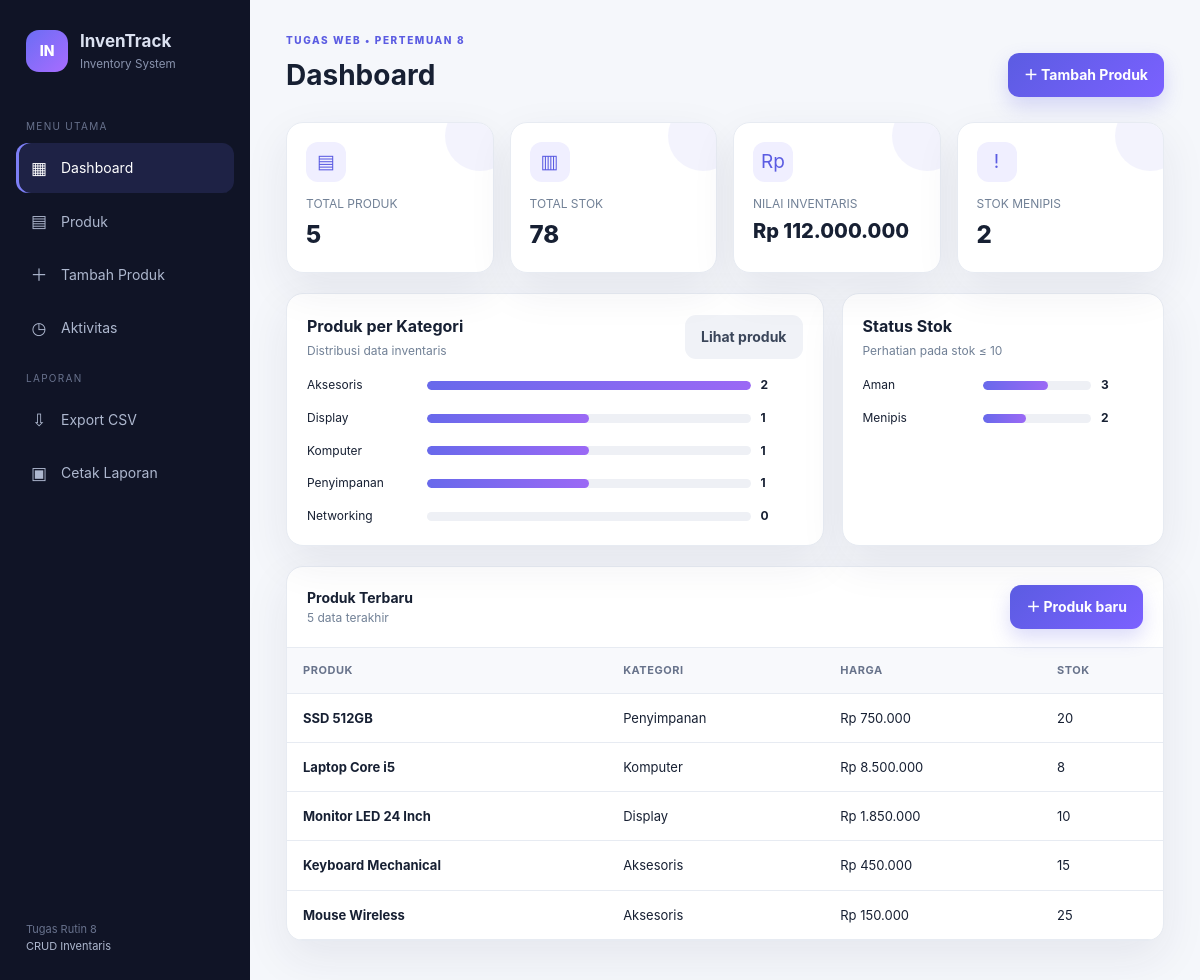
The page / on the database its author committed.
### tables this page shows
CREATE TABLE products (
    id INT UNSIGNED AUTO_INCREMENT PRIMARY KEY,
    name VARCHAR(150) NOT NULL,
    category_id INT UNSIGNED NOT NULL,
    supplier_id INT UNSIGNED NOT NULL,
    price DECIMAL(12,2) NOT NULL DEFAULT 0.00,
    stock INT NOT NULL DEFAULT 0,
    created_at TIMESTAMP DEFAULT CURRENT_TIMESTAMP,
    updated_at TIMESTAMP DEFAULT CURRENT_TIMESTAMP ON UPDATE CURRENT_TIMESTAMP,
    CONSTRAINT fk_products_category FOREIGN KEY (category_id) REFERENCES categories(id) ON UPDATE CASCADE ON DELETE RESTRICT,
    CONSTRAINT fk_products_supplier FOREIGN KEY (supplier_id) REFERENCES suppliers(id) ON UPDATE CASCADE ON DELETE RESTRICT,
    INDEX idx_product_category (category_id),
    INDEX idx_product_supplier (supplier_id)
);

CREATE TABLE categories (
    id INT UNSIGNED AUTO_INCREMENT PRIMARY KEY,
    name VARCHAR(100) NOT NULL UNIQUE
);

### config/helpers.php (called while the page is built, shortened)
<?php
function e(?string $value): string { return htmlspecialchars((string)$value, ENT_QUOTES, 'UTF-8'); }
function rupiah(float|int $value): string { return 'Rp '.number_format((float)$value,0,',','.'); }

### index.php (the view, shortened to what this page needs)
 <?php
$pageTitle='Dashboard';$active='dashboard';require __DIR__.'/partials/header.php';$totalProducts=(int)$pdo->query('SELECT COUNT(*) FROM products')->fetchColumn();$totalStock=(int)$pdo->query('SELECT COALESCE(SUM(stock),0) FROM products')->fetchColumn();$totalValue=(float)$pdo->query('SELECT COALESCE(SUM(price*stock),0) FROM products')->fetchColumn();$lowStock=(int)$pdo->query('SELECT COUNT(*) FROM products WHERE stock<=10')->fetchColumn();$catRows=$pdo->query('SELECT c.name,COUNT(p.id) total FROM categories c LEFT JOIN products p ON p.category_id=c.id GROUP BY c.id,c.name ORDER BY total DESC,c.name')->fetchAll();$recent=$pdo->query('SELECT p.name,c.name category_name,p.stock,p.price FROM products p JOIN categories c ON c.id=p.category_id ORDER BY p.id DESC LIMIT 5')->fetchAll();$maxCat=max(1,...array_map(fn($x)=>(int)$x['total'],$catRows));
?><section class="stats"><div class="stat"><div class="icon">▤</div><div class="label">TOTAL PRODUK</div><div class="value"><?= $totalProducts ?></div><div class="accent"></div></div><div class="stat"><div class="icon">▥</div><div class="label">TOTAL STOK</div><div class="value"><?= number_format($totalStock) ?></div><div class="accent"></div></div><div class="stat"><div class="icon">Rp</div><div class="label">NILAI INVENTARIS</div><div class="value" style="font-size:20px"><?= rupiah($totalValue) ?></div><div class="accent"></div></div><div class="stat"><div class="icon">!</div><div class="label">STOK MENIPIS</div><div class="value"><?= $lowStock ?></div><div class="accent"></div></div></section><section class="grid-2"><div class="card"><div class="card-head"><div><h2>Produk per Kategori</h2><span class="muted">Distribusi data inventaris</span></div><a href="index.php?page=products" class="btn btn-light">Lihat produk</a></div><div class="bars"><?php foreach($catRows as $row): ?><div class="bar-row"><span><?= e($row['name']) ?></span><div class="bar-track"><div class="bar-fill" style="width:<?= ((int)$row['total']/$maxCat)*100 ?>%"></div></div><strong><?= $row['total'] ?></strong></div><?php endforeach; ?></div></div><div class="card"><div class="card-head"><div><h2>Status Stok</h2><span class="muted">Perhatian pada stok ≤ 10</span></div></div><div class="bars"><div class="bar-row"><span>Aman</span><div class="bar-track"><div class="bar-fill" style="width:<?= $totalProducts?min(100,(count(array_filter($recent,fn($x)=>$x['stock']>10))/$totalProducts)*100):0 ?>%"></div></div><strong><?= max(0,$totalProducts-$lowStock) ?></strong></div><div class="bar-row"><span>Menipis</span><div class="bar-track"><div class="bar-fill" style="width:<?= $totalProducts?($lowStock/$totalProducts)*100:0 ?>%"></div></div><strong><?= $lowStock ?></strong></div></div></div></section><section class="card table-card"><div class="table-tools"><div><strong>Produk Terbaru</strong><div class="muted">5 data terakhir</div></div><a class="btn btn-primary" href="create.php">＋ Produk baru</a></div><div class="table-wrap"><table><thead><tr><th>Produk</th><th>Kategori</th><th>Harga</th><th>Stok</th></tr></thead><tbody><?php foreach($recent as $r): ?><tr><td class="product-name"><?= e($r['name']) ?></td><td><?= e($r['category_name']) ?></td><td><?= rupiah($r['price']) ?></td><td><?= $r['stock'] ?></td></tr><?php endforeach; ?></tbody></table></div></section><?php require __DIR__.'/partials/footer.php'; ?>

### partials/header.php (shortened to what this page needs)
<?php
$pageTitle=$pageTitle??'CRUD Inventaris'; $active=$active??'dashboard'; $flash=getFlash();
?><!doctype html><html lang="id"><head><meta charset="utf-8"><meta name="viewport" content="width=device-width, initial-scale=1"><title><?= e($pageTitle) ?> — Tugas Rutin 8</title><link rel="stylesheet" href="assets/style.css"></head><body><div class="app-shell"><aside class="sidebar"><div class="brand"><div class="brand-mark">IN</div><div><strong>InvenTrack</strong><small>Inventory System</small></div></div><nav><p class="nav-label">MENU UTAMA</p><a class="nav-link <?= $active==='dashboard'?'active':'' ?>" href="index.php"><span>▦</span> Dashboard</a><a class="nav-link <?= $active==='products'?'active':'' ?>" href="index.php?page=products"><span>▤</span> Produk</a><a class="nav-link <?= $active==='create'?'active':'' ?>" href="create.php"><span>＋</span> Tambah Produk</a><a class="nav-link <?= $active==='activity'?'active':'' ?>" href="index.php?page=activity"><span>◷</span> Aktivitas</a><p class="nav-label">LAPORAN</p><a class="nav-link" href="export.php"><span>⇩</span> Export CSV</a><a class="nav-link" href="print.php" target="_blank"><span>▣</span> Cetak Laporan</a></nav><div class="sidebar-foot">Tugas Rutin 8<br><span>CRUD Inventaris</span></div></aside><main class="main-content"><header class="topbar"><div><span class="eyebrow">TUGAS WEB • PERTEMUAN 8</span><h1><?= e($pageTitle) ?></h1></div><a class="btn btn-primary" href="create.php">＋ Tambah Produk</a></header><?php if($flash): ?><div class="flash <?= e($flash['type']) ?>"><span><?= $flash['type']==='success'?'✓':'!' ?></span><?= e($flash['message']) ?></div><?php endif; ?>

### partials/footer.php (shortened to what this page needs)
    </main>
</div>
</body></html>

### assets/style.css (style rules this page uses)
:root { --bg:#f5f7fb;--panel:#fff;--ink:#172033;--muted:#718096;--line:#e7ebf2;--primary:#5b5ce2;--primary2:#7b61ff;--green:#18a878;--orange:#f59e0b;--red:#e5484d;--shadow:0 16px 45px rgba(36,43,75,.08) }
* { box-sizing:border-box }
body { margin:0;background:var(--bg);color:var(--ink);font:14px/1.55 Inter,ui-sans-serif,system-ui,-apple-system,"Segoe UI",sans-serif }
.app-shell { display:flex;min-height:100vh }
.sidebar { width:250px;background:#101426;color:#dbe1f0;padding:24px 16px;position:fixed;inset:0 auto 0 0;display:flex;flex-direction:column }
.brand { display:flex;align-items:center;gap:12px;padding:4px 10px 28px }
.brand-mark { width:42px;height:42px;border-radius:13px;display:grid;place-items:center;background:linear-gradient(135deg,#6b6df4,#a86cff);font-weight:800;color:#fff }
.brand strong { display:block;font-size:17px }
.brand small { display:block;color:#8993ad;margin-top:1px }
.nav-label { font-size:10px;letter-spacing:.13em;color:#68728d;margin:18px 10px 8px }
.nav-link { display:flex;gap:12px;align-items:center;text-decoration:none;color:#aeb8cf;padding:12px 13px;border-radius:12px;margin:3px 0 }
.nav-link span { width:20px;text-align:center;font-size:17px }
.nav-link:hover,.nav-link.active { background:rgba(111,112,244,.15);color:#fff }
.nav-link.active { box-shadow:inset 3px 0 0 #7d7ff6 }
.sidebar-foot { margin-top:auto;color:#68728d;font-size:11px;padding:12px 10px }
.sidebar-foot span { color:#aeb8cf }
.main-content { margin-left:250px;width:calc(100% - 250px);padding:28px 36px 50px }
.topbar { display:flex;align-items:flex-end;justify-content:space-between;gap:20px;margin-bottom:25px }
.eyebrow { font-size:10px;letter-spacing:.16em;color:var(--primary);font-weight:800 }
.topbar h1 { font-size:28px;margin:4px 0 0 }
.btn { border:0;border-radius:11px;padding:11px 16px;text-decoration:none;font-weight:700;display:inline-flex;align-items:center;gap:7px;cursor:pointer }
.btn-primary { color:#fff;background:linear-gradient(135deg,var(--primary),var(--primary2));box-shadow:0 9px 20px rgba(91,92,226,.22) }
.btn-light { background:#f0f2f7;color:#3b465a }
.stats { display:grid;grid-template-columns:repeat(4,1fr);gap:16px;margin-bottom:20px }
.stat { background:var(--panel);border:1px solid var(--line);border-radius:17px;padding:19px;box-shadow:var(--shadow);position:relative;overflow:hidden }
.stat .icon { width:40px;height:40px;border-radius:12px;background:#f0efff;color:var(--primary);display:grid;place-items:center;font-size:19px }
.stat .label { color:var(--muted);font-size:12px;margin-top:13px }
.stat .value { font-size:24px;font-weight:800;margin-top:2px }
.stat .accent { position:absolute;width:70px;height:70px;border-radius:50%;right:-22px;top:-22px;background:rgba(91,92,226,.07) }
.grid-2 { display:grid;grid-template-columns:1.25fr .75fr;gap:18px;margin-bottom:20px }
.card { background:var(--panel);border:1px solid var(--line);border-radius:17px;box-shadow:var(--shadow);padding:20px }
.card-head { display:flex;justify-content:space-between;align-items:center;gap:12px;margin-bottom:16px }
.card-head h2 { font-size:16px;margin:0 }
.muted { color:var(--muted);font-size:12px }
.bars { display:grid;gap:14px }
.bar-row { display:grid;grid-template-columns:110px 1fr 42px;align-items:center;gap:10px;font-size:12px }
.bar-track { height:9px;background:#eef0f5;border-radius:99px;overflow:hidden }
.bar-fill { height:100%;border-radius:99px;background:linear-gradient(90deg,#6869eb,#9b69f5) }
.table-card { padding:0;overflow:hidden }
.table-tools { padding:18px 20px;border-bottom:1px solid var(--line);display:flex;gap:10px;align-items:center;justify-content:space-between;flex-wrap:wrap }
.table-wrap { overflow:auto }
table { width:100%;border-collapse:collapse }
th,td { padding:14px 16px;text-align:left;border-bottom:1px solid var(--line);white-space:nowrap }
th { background:#f8f9fc;color:#68738b;font-size:11px;text-transform:uppercase;letter-spacing:.05em }
td { font-size:13px }
.product-name { font-weight:700 }

### rows shown on the page
products: name "SSD 512GB", category.name "Penyimpanan", price "Rp 750.000", stock "20"
products: name "Laptop Core i5", category.name "Komputer", price "Rp 8.500.000", stock "8"
products: name "Monitor LED 24 Inch", category.name "Display", price "Rp 1.850.000", stock "10"
products: name "Keyboard Mechanical", category.name "Aksesoris", price "Rp 450.000", stock "15"
products: name "Mouse Wireless", category.name "Aksesoris", price "Rp 150.000", stock "25"

### other values the page prints
$pageTitle "Dashboard"
$totalProducts "5"
$totalStock "78"
rupiah($totalValue) "Rp 112.000.000"
$lowStock "2"
$row['name'] "Aksesoris"
$row['total'] "2"
$row['name'] "Display"
$row['total'] "1"
$row['name'] "Komputer"
$row['name'] "Penyimpanan"
$row['name'] "Networking"
$row['total'] "0"
max(0,$totalProducts-$lowStock) "3"
